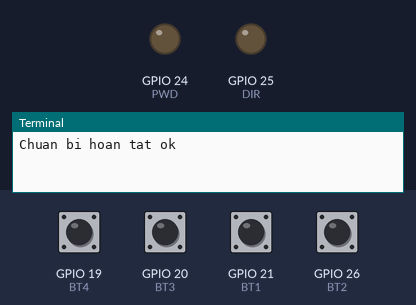
Bench run of a program on a simulated Raspberry Pi (BCM pin numbers). On the bench: output pins drawn as LEDs (lit = HIGH), the last lines printed to the terminal. The inputs (shaded band) are chosen by the test bench; at power-on: GPIO 19 (BT4), GPIO 20 (BT3), GPIO 21 (BT1), GPIO 26 (BT2) HIGH.

Above: at 1.2 s.
1.3 s: GPIO 19 (BT4) pulled LOW for 0.15 s
At 2.1 s:
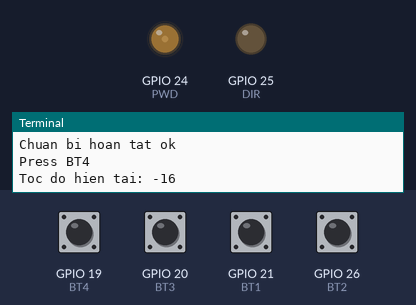
2.9 s: GPIO 21 (BT1) pulled LOW for 0.15 s
At 5.1 s:
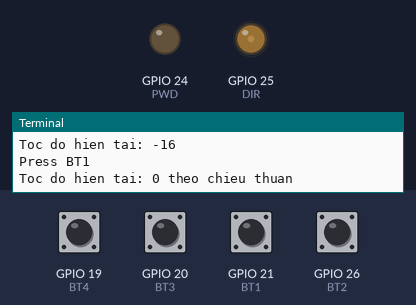
5.4 s: GPIO 20 (BT3) pulled LOW for 0.15 s
At 6.4 s:
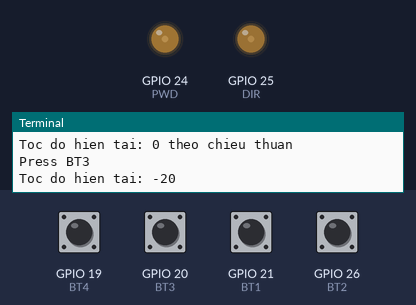
7.0 s: GPIO 20 (BT3) pulled LOW for 1 s
At 7.4 s:
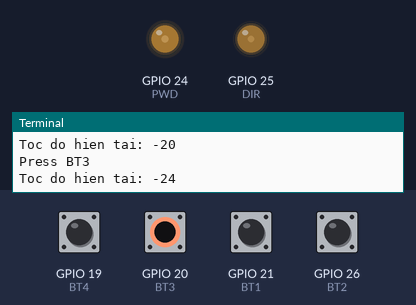
9.5 s: GPIO 21 (BT1) pulled LOW for 1 s
At 11.5 s:
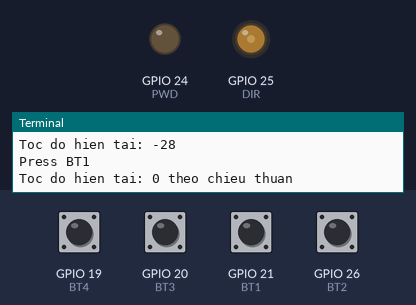
12.0 s: GPIO 20 (BT3) pulled LOW for 0.15 s
At 12.6 s:
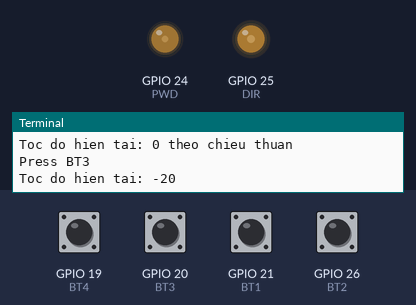
Timing chart, 0 to 14.6 s (numbered marks = the images above; inputs shaded):
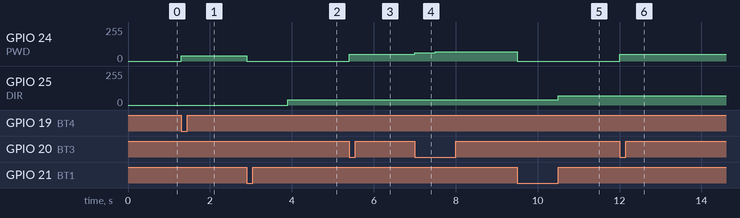

Measured:
- after the input at 1.3 s, GPIO 24 (PWD): 0/255 → 41/255 at once
- after the input at 2.9 s, GPIO 24 (PWD): 41/255 → 0/255 at once; GPIO 25 (DIR): 0/255 → 41/255 after 1.0 s
- after the input at 5.4 s, GPIO 24 (PWD): 0/255 → 51/255 at once
- after the input at 7.0 s, GPIO 24 (PWD): 51/255 → 61/255 at once, → 71/255 0.50 s later
- after the input at 9.5 s, GPIO 24 (PWD): 71/255 → 0/255 at once; GPIO 25 (DIR): 41/255 → 71/255 after 1.0 s
- after the input at 12.0 s, GPIO 24 (PWD): 0/255 → 51/255 at once

The program:

Bai4_1.py
```python
import RPi.GPIO as GPIO
import time


def main():
    BT1 = 21
    BT2 = 26
    BT3 = 20
    BT4 = 19
    DIR = 25
    PWD = 24
    GPIO.setmode(GPIO.BCM)

    GPIO.setup(BT1, GPIO.IN, pull_up_down=GPIO.PUD_UP)
    GPIO.setup(BT2, GPIO.IN, pull_up_down=GPIO.PUD_UP)
    GPIO.setup(BT3, GPIO.IN, pull_up_down=GPIO.PUD_UP)
    GPIO.setup(BT4, GPIO.IN, pull_up_down=GPIO.PUD_UP)

    GPIO.setup(DIR, GPIO.OUT)
    GPIO.setup(PWD, GPIO.OUT)
    global PWD1, PWD2
    PWD1 = GPIO.PWM(DIR, 100)
    PWD2 = GPIO.PWM(PWD, 100)
    PWD1.start(0)
    PWD2.start(0)
    currentPWD1 = 20
    currentPWD2 = 20
    print("Chuan bi hoan tat ok")
    while True:
        if GPIO.input(BT1) == 0:
            print("Press BT1")
            if currentPWD2 != 0:
                PWD2.ChangeDutyCycle(0)
                time.sleep(1)
                upPWD = int(0.2 * currentPWD1)
                currentPWD1 = (currentPWD1 + upPWD) if currentPWD1 + \
                    upPWD < 100 else 100
                if currentPWD1 == 0:
                    currentPWD1 == 20
                PWD1.ChangeDutyCycle(currentPWD2)
                print("Toc do hien tai: " +
                      str(currentPWD1) + " theo chieu thuan")
                currentPWD2 = 0
                time.sleep(0.5)

        if GPIO.input(BT2) == 0:
            print("Press BT2")
            PWD2.ChangeDutyCycle(0)
            downPWD = int(0.2 * currentPWD1)
            currentPWD1 = (currentPWD1 - downPWD) if currentPWD1 - \
                downPWD > 0 else 0
            PWD1.ChangeDutyCycle(currentPWD1)
            print("Toc do hien tai: " + str(currentPWD1) + " theo chieu thuan")
            currentPWD2 = 0
            time.sleep(0.5)

        if GPIO.input(BT3) == 0:
            print("Press BT3")
            if currentPWD1 != 0:
                PWD1.ChangeDutyCycle(0)
                time.sleep(1)
            upPWD = int(20 / 100 * currentPWD2)
            currentPWD2 = (currentPWD2 + upPWD) if currentPWD2 + \
                upPWD < 100 else 100
            if currentPWD2 == 0:
                currentPWD2 = 20

            PWD2.ChangeDutyCycle(currentPWD2)
            print("Toc do hien tai: " + '-' + str(currentPWD2))
            currentPWD1 = 0
            time.sleep(0.5)

        if GPIO.input(BT4) == 0:
            print("Press BT4")
            PWD1.ChangeDutyCycle(0)
            downPWD = int(20 / 100 * currentPWD2)
            currentPWD2 = (currentPWD2 - downPWD) if currentPWD2 - \
                downPWD > 0 else 0
            print("Toc do hien tai: " + '-' + str(currentPWD2))
            PWD2.ChangeDutyCycle(currentPWD2)
            currentPWD1 = 0
            time.sleep(0.5)


try:
    main()
except KeyboardInterrupt:
    PWD1.stop()
    PWD2.stop()
    GPIO.cleanup()
```
